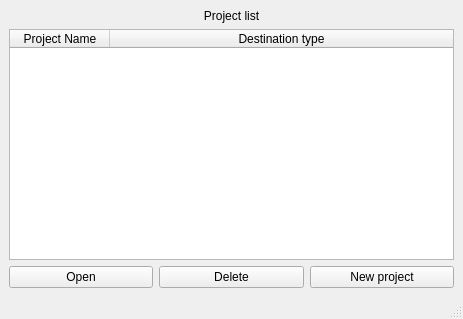
<?xml version="1.0" encoding="UTF-8"?>
<ui version="4.0">
 <class>ProjectManagement</class>
 <widget class="QMainWindow" name="ProjectManagement">
  <property name="geometry">
   <rect>
    <x>0</x>
    <y>0</y>
    <width>463</width>
    <height>319</height>
   </rect>
  </property>
  <property name="maximumSize">
   <size>
    <width>800</width>
    <height>600</height>
   </size>
  </property>
  <property name="windowTitle">
   <string>Project Mangement</string>
  </property>
  <widget class="QWidget" name="centralwidget">
   <property name="maximumSize">
    <size>
     <width>800</width>
     <height>549</height>
    </size>
   </property>
   <layout class="QVBoxLayout" name="verticalLayout">
    <item>
     <widget class="QLabel" name="label">
      <property name="text">
       <string>Project list</string>
      </property>
      <property name="alignment">
       <set>Qt::AlignCenter</set>
      </property>
     </widget>
    </item>
    <item>
     <widget class="QTableWidget" name="tableWidget">
      <property name="editTriggers">
       <set>QAbstractItemView::NoEditTriggers</set>
      </property>
      <property name="selectionMode">
       <enum>QAbstractItemView::SingleSelection</enum>
      </property>
      <property name="selectionBehavior">
       <enum>QAbstractItemView::SelectRows</enum>
      </property>
      <attribute name="horizontalHeaderShowSortIndicator" stdset="0">
       <bool>false</bool>
      </attribute>
      <attribute name="horizontalHeaderStretchLastSection">
       <bool>true</bool>
      </attribute>
      <attribute name="verticalHeaderVisible">
       <bool>false</bool>
      </attribute>
      <column>
       <property name="text">
        <string>Project Name</string>
       </property>
      </column>
      <column>
       <property name="text">
        <string>Destination type</string>
       </property>
      </column>
     </widget>
    </item>
    <item>
     <layout class="QHBoxLayout" name="horizontalLayout">
      <item>
       <widget class="QPushButton" name="open_btn">
        <property name="text">
         <string>Open</string>
        </property>
       </widget>
      </item>
      <item>
       <widget class="QPushButton" name="deleteBtn">
        <property name="text">
         <string>Delete</string>
        </property>
       </widget>
      </item>
      <item>
       <widget class="QPushButton" name="newproject_btn">
        <property name="text">
         <string>New project</string>
        </property>
       </widget>
      </item>
     </layout>
    </item>
   </layout>
  </widget>
  <widget class="QStatusBar" name="statusbar"/>
 </widget>
 <resources/>
 <connections/>
</ui>
